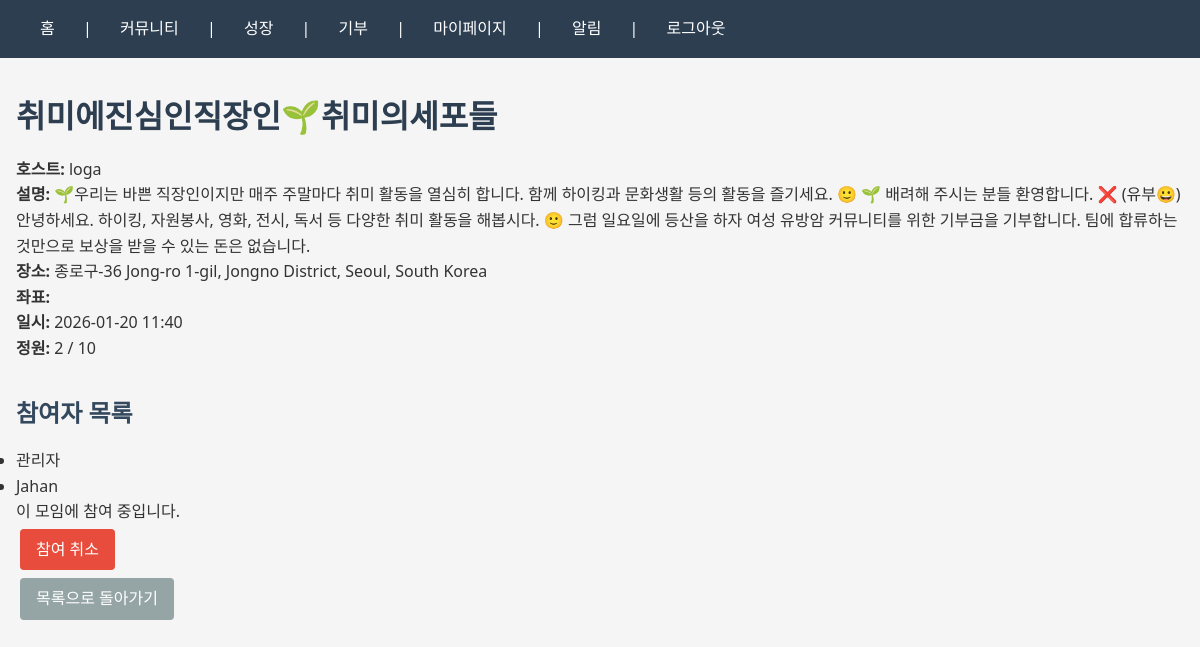
/community/meeting/4/ (signed in), run on the app's committed database.
### community/models.py (models this page shows, shortened)
class CommunityMeeting(models.Model):
    meeting_id = models.AutoField(primary_key=True)
    host_id = models.ForeignKey(User, on_delete=models.CASCADE, related_name='hosted_meetings', db_column='host_id')
    title = models.CharField(max_length=200)
    description = models.TextField()
    location_name = models.CharField(max_length=200)
    location_coords = models.CharField(max_length=100, help_text="Latitude,Longitude 형식")
    meeting_date = models.DateTimeField()
    capacity = models.IntegerField(default=10)
    created_at = models.DateTimeField(auto_now_add=True)
    class Meta:
        db_table = 'community_meeting'
        ordering = ['-created_at']

class MeetingParticipant(models.Model):
    participant_id = models.AutoField(primary_key=True)
    meeting_id = models.ForeignKey(CommunityMeeting, on_delete=models.CASCADE, related_name='participants', db_column='meeting_id')
    user_id = models.ForeignKey(User, on_delete=models.CASCADE, related_name='participated_meetings', db_column='user_id')
    joined_at = models.DateTimeField(auto_now_add=True)
    class Meta:
        db_table = 'meeting_participant'
        unique_together = ['meeting_id', 'user_id']  # 같은 모임에 중복 참여 방지
        ordering = ['-joined_at']

### account/models.py (models this page shows, shortened)
class User(AbstractUser):
    email = models.EmailField(_('email address'), unique=True)
    username = models.CharField(_('username'), max_length=30, unique=True)
    total_points = models.IntegerField(default=0)
    created_at = models.DateTimeField(auto_now_add=True, db_column='created_at')
    USERNAME_FIELD = 'email'
    REQUIRED_FIELDS = ['username']
    objects = UserManager()
    class Meta:
        db_table = 'user'
        ordering = ['-created_at']

### community/views.py (the view)
# urls.py: path('meeting/<int:meeting_id>/', views.meeting_detail, name='meeting_detail'),
@login_required
def meeting_detail(request, meeting_id):
    meeting = get_object_or_404(CommunityMeeting, meeting_id=meeting_id)
    participants = MeetingParticipant.objects.filter(meeting_id=meeting)
    participant_count = participants.count()
    is_participant = False
    is_host = meeting.host_id == request.user
    if request.user.is_authenticated:
        is_participant = MeetingParticipant.objects.filter(
            meeting_id=meeting,
            user_id=request.user
        ).exists()
    submission = None
    if is_host:
        submission = MeetingSubmission.objects.filter(
            meeting_id=meeting,
            host_id=request.user
        ).order_by('-created_at').first()
    context = {
        'meeting': meeting,
        'participants': participants,
        'participant_count': participant_count,
        'is_participant': is_participant,
        'is_host': is_host,
        'submission': submission,
    }
    return render(request, 'community/meeting_detail.html', context)

### community/templates/community/meeting_detail.html (shortened to what this page needs)
{% extends 'base.html' %}
{% block content %}
<div class="container">
    <h1>{{ meeting.title }}</h1>
    <div class="meeting-detail">
        <div class="meeting-info">
            <p><strong>호스트:</strong> {{ meeting.host_id.username }}</p>
            <p><strong>설명:</strong> {{ meeting.description }}</p>
            <p><strong>장소:</strong> {{ meeting.location_name }}</p>
            <p><strong>좌표:</strong> {{ meeting.location_coords }}</p>
            <p><strong>일시:</strong> {{ meeting.meeting_date|date:"Y-m-d H:i" }}</p>
            <p><strong>정원:</strong> {{ participant_count }} / {{ meeting.capacity }}</p>
        </div>
        <div class="participants-section">
            <h2>참여자 목록</h2>
            <ul>
                {% for participant in participants %}
                    <li>{{ participant.user_id.username }}</li>
                {% endfor %}
            </ul>
        </div>
        {% if user.is_authenticated %}
            <div class="actions">
                {% if is_host %}
                    <p>이 모임의 호스트입니다.</p>
                    {% if not submission %}
                        <a href="{% url 'submission_create' meeting.meeting_id %}" class="btn btn-primary">인증 제출하기</a>
                    {% else %}
                        <div class="submission-status">
                            <h3>인증 상태: {{ submission.get_status_display }}</h3>
                            {% if submission.status == 'rejected' and submission.admin_feedback %}
                                <p><strong>반려 사유:</strong> {{ submission.admin_feedback }}</p>
                                <a href="{% url 'submission_create' meeting.meeting_id %}" class="btn btn-warning">재제출하기</a>
                            {% endif %}
                        </div>
                    {% endif %}
                {% elif is_participant %}
                    <p>이 모임에 참여 중입니다.</p>
                    <a href="{% url 'meeting_cancel' meeting.meeting_id %}" class="btn btn-danger">참여 취소</a>
                {% else %}
                    <a href="{% url 'meeting_join' meeting.meeting_id %}" class="btn btn-success">참여하기</a>
                {% endif %}
            </div>
        {% else %}
            <p>모임에 참여하려면 <a href="{% url 'login' %}">로그인</a>이 필요합니다.</p>
        {% endif %}
    </div>
    <a href="{% url 'community' %}" class="btn btn-secondary">목록으로 돌아가기</a>
</div>
{% endblock %}

### templates/base.html (style rules this page uses)
* { margin: 0; padding: 0; box-sizing: border-box; }
body { font-family: 'Segoe UI', Tahoma, Geneva, Verdana, sans-serif; line-height: 1.6; color: #333; background-color: #f5f5f5; }
.container { max-width: 1200px; margin: 0 auto; padding: 0 1rem; }
h1 { color: #2c3e50; margin-bottom: 1rem; }
h2 { color: #34495e; margin-top: 2rem; margin-bottom: 1rem; }
.btn { display: inline-block; padding: 0.5rem 1rem; background-color: #3498db; color: white; text-decoration: none; border: none; border-radius: 4px; cursor: pointer; margin: 0.25rem; }
.btn-secondary { background-color: #95a5a6; }
.btn-danger { background-color: #e74c3c; }

### data on the page
CommunityMeeting: title "취미에진심인직장인🌱취미의세포들", host_id.username "loga", description "🌱우리는 바쁜 직장인이지만 매주 주말마다 취미 활동을 열심히 합니다. 함께 하이킹과 문화생활 등의 활동을 즐기세요. 🙂 🌱 배려해 주시는 분들 환영합니다. ❌ (유부😀) 안녕하세요. 하이킹, 자원봉사, 영화, 전시, 독서 등 다양한 취미 활동을 해봅시다. 🙂 그럼 일요일에 등산을 하자 여성 유방암 커뮤니티를 위한 기부금을 기부합니다. 팀에 합류하는 것만으로 보상을 받을 수 있는 돈은 없습니다.", location_name "종로구-36 Jong-ro 1-gil, Jongno District, Seoul, South Korea", meeting_date "2026-01-20 11:40", capacity "10"
MeetingParticipant: user_id.username "관리자"
MeetingParticipant: user_id.username "Jahan"

### other printed values
{{ participant_count }} "2"
